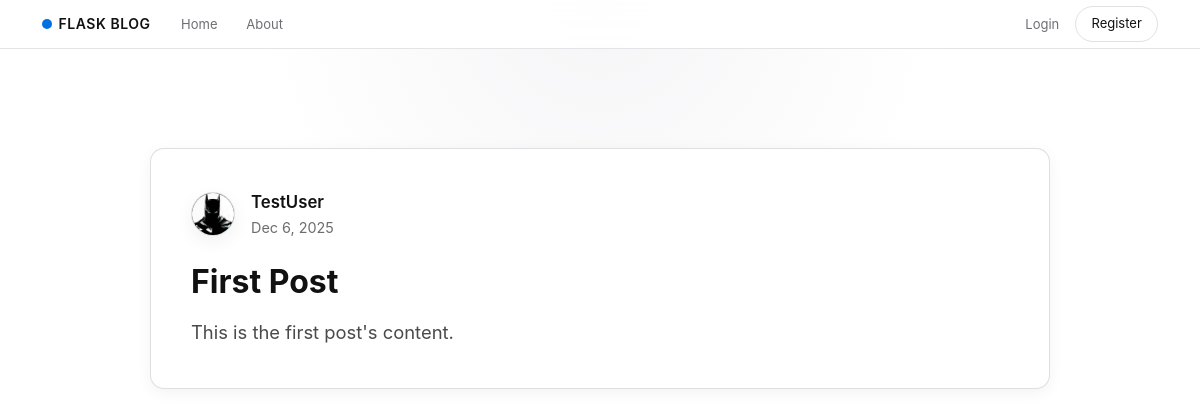
/post/1, run on the app's committed database.
### flaskblog/models.py (models this page shows, shortened)
class User(db.Model, UserMixin):
    id = db.Column(db.Integer, primary_key = True)
    username = db.Column(db.String(20), unique=True, nullable=False)
    email = db.Column(db.String(120), unique=True, nullable=False)
    image_file = db.Column(db.String(20), nullable=False, default='default.jpg')
    password = db.Column(db.String(60), nullable=False)
    posts = db.relationship('Post', backref='author', lazy=True)

class Post(db.Model):
    id = db.Column(db.Integer, primary_key = True)
    title = db.Column(db.String(100), nullable=False)
    date_posted = db.Column(db.DateTime(timezone=True), nullable=False, default=lambda: datetime.now(timezone.utc))
    content = db.Column(db.Text, nullable=False)
    user_id = db.Column(db.Integer, db.ForeignKey('user.id'), nullable=False)

### flaskblog/posts/routes.py (the view)
@posts.route("/post/<post_id>")
def post(post_id):
    post = Post.query.get_or_404(post_id)
    return render_template('post.html', title=post.title, post=post)

### flaskblog/templates/post.html (shortened to what this page needs)
{% extends "layout.html" %} {% block content %}
<article class="content-section post-card improved-post-card">
  <div class="post-header d-flex justify-content-between align-items-start">
    <div class="d-flex align-items-center">
      <img
        class="story-avatar me-3"
        src="{{ url_for('static', filename='profile_pics/' ~ post.author.image_file) }}"
        alt="{{ post.author.username }}'s avatar"
      />
      <div>
        <div class="post-author">{{ post.author.username }}</div>
        <div class="post-date">
          {{ post.date_posted.strftime('%b %-d, %Y') }}
        </div>
      </div>
    </div>
  </div>
  <h2 class="post-title mt-4">{{ post.title }}</h2>
  <div class="post-content mt-3">{{ post.content }}</div>
</article>
{% endblock %}

### flaskblog/static/main.css (style rules this page uses)
:root { --primary-color: #111111; --primary-muted: #1d1d1f; --accent-color: #0071e3; --accent-soft: #e8f0ff; --text-primary: #111111; --text-secondary: #6e6e73; --text-tertiary: #a1a1a6; --bg-primary: #ffffff; --bg-secondary: #fbfbfd; --bg-elevated: #ffffff; --border-color: #d2d2d7; --radius-soft: 18px; --shadow-soft: 0 18px 40px rgba(0, 0, 0, 0.08); --shadow-subtle: 0 1px 3px rgba(0, 0, 0, 0.08); }
* { margin: 0; padding: 0; box-sizing: border-box; }
body { font-family: -apple-system, BlinkMacSystemFont, "SF Pro Text", system-ui, "Segoe UI", Roboto, "Helvetica Neue", Arial, sans-serif; background: radial-gradient(circle at top, #f5f5f7 0, #ffffff 45%); color: var(--text-primary); line-height: 1.6; -webkit-font-smoothing: antialiased; -moz-osx-font-smoothing: grayscale; }
h1, h2, h3, h4, h5, h6 { color: var(--text-primary); font-weight: 600; line-height: 1.2; margin-bottom: 1rem; }
.content-section { background: var(--bg-elevated); border-radius: var(--radius-soft); padding: 2.5rem; margin: 2rem 0; border: 1px solid rgba(210, 210, 215, 0.7); box-shadow: var(--shadow-subtle); }
.post-card { border-radius: 16px; border: 1px solid rgba(210, 210, 215, 0.7); padding: 1.6rem; background: var(--bg-elevated); box-shadow: var(--shadow-subtle); max-width: 900px; margin: 1.25rem auto; }
.story-avatar { width: 44px; height: 44px; border-radius: 50%; object-fit: cover; border: 1px solid rgba(210, 210, 215, 0.8); box-shadow: 0 6px 18px rgba(15, 23, 42, 0.06); }
.improved-post-card { padding: 2.5rem; border-radius: 14px; background: #ffffff; box-shadow: 0 4px 15px rgba(0, 0, 0, 0.05); }
.post-header { gap: 1rem; }
.post-author { font-weight: 600; font-size: 1.05rem; }
.post-date { color: #6d6d6d; font-size: 0.9rem; }
.post-title { font-size: 2rem; font-weight: 700; margin-bottom: 0.6rem; }
.post-content { font-size: 1.15rem; color: #4a4a4a; line-height: 1.65; }

### data on the page
User: image_file (picture), author.username "TestUser"
Post: date_posted "Dec 6, 2025", title "First Post", content "This is the first post's content."
